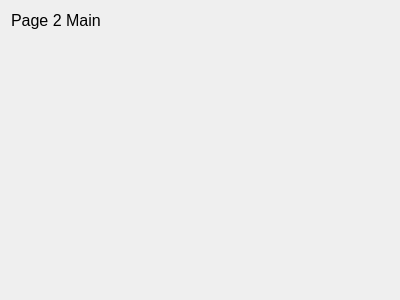
<?xml version="1.0" encoding="UTF-8"?>
<ui version="4.0">
 <class>Form</class>
 <widget class="QWidget" name="Form">
  <property name="geometry">
   <rect>
    <x>0</x>
    <y>0</y>
    <width>400</width>
    <height>300</height>
   </rect>
  </property>
  <property name="windowTitle">
   <string>Form</string>
  </property>
  <layout class="QVBoxLayout" name="verticalLayout">
   <item>
    <widget class="QLabel" name="title">
     <property name="sizePolicy">
      <sizepolicy hsizetype="Fixed" vsizetype="Fixed">
       <horstretch>0</horstretch>
       <verstretch>0</verstretch>
      </sizepolicy>
     </property>
     <property name="font">
      <font>
       <pointsize>12</pointsize>
      </font>
     </property>
     <property name="text">
      <string>Page 2 Main</string>
     </property>
    </widget>
   </item>
   <item>
    <spacer name="verticalSpacer">
     <property name="orientation">
      <enum>Qt::Vertical</enum>
     </property>
     <property name="sizeType">
      <enum>QSizePolicy::Fixed</enum>
     </property>
     <property name="sizeHint" stdset="0">
      <size>
       <width>20</width>
       <height>5</height>
      </size>
     </property>
    </spacer>
   </item>
   <item>
    <widget class="QWidget" name="widget" native="true"/>
   </item>
  </layout>
 </widget>
 <resources/>
 <connections/>
</ui>
